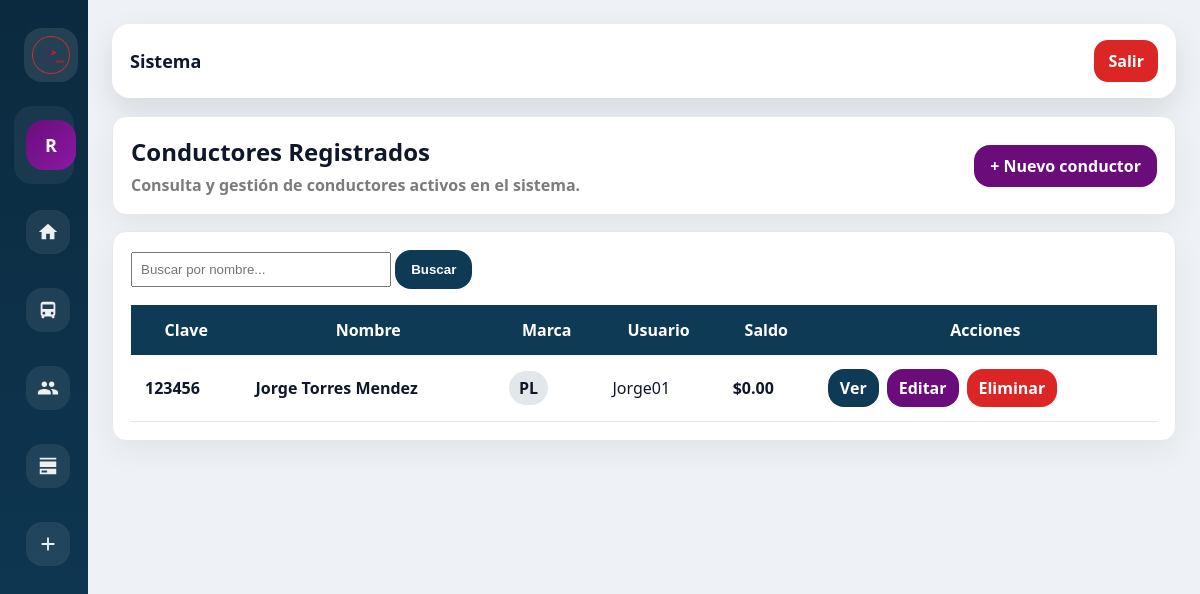
/conductores/ (signed in), run on the app's committed database.
### accounts/models.py (models this page shows, shortened)
class User(AbstractUser):
    class Roles(models.TextChoices):
        ADMIN = "admin", "Administrador"
        PRECEPTOR = "preceptor", "Preceptor"
        CONDUCTOR = "conductor", "Conductor"
        COMEDOR = "comedor", "Comedor"
        AUDITOR = "auditor", "Auditor"
    rol = models.CharField(
        max_length=20,
        choices=Roles.choices,
        default=Roles.CONDUCTOR
    )
    primer_ingreso = models.BooleanField(default=True)
    acepto_tyc = models.BooleanField(default=False)

class ConductorProfile(models.Model):
    class Marca(models.TextChoices):
        PL = "PL", "PL"
        GL = "GL", "GL"
    user = models.OneToOneField(
        User,
        on_delete=models.CASCADE,
        related_name="conductor_profile"
    )
    clave = models.CharField(
        max_length=20,
        unique=True,
        db_index=True
    )
    nombre = models.CharField(max_length=100)
    apellido_paterno = models.CharField(max_length=100)
    apellido_materno = models.CharField(max_length=100, blank=True, null=True)
    saldo = models.DecimalField(max_digits=10, decimal_places=2, default=0)
    marca = models.CharField(max_length=2, choices=Marca.choices)

### accounts/views.py (the view)
# urls.py: path("conductores/", views.conductores_list, name="conductores_list"),
@login_required
@user_passes_test(es_admin)
def conductores_list(request):
    conductores = ConductorProfile.objects.select_related("user")
    return render(request, "conductores/list.html", {
        "conductores": conductores
    })

### accounts/views.py (called while the page is built)
def es_admin(user):
    return user.is_authenticated and user.rol == "admin"

### templates/conductores/list.html (shortened to what this page needs)
{% extends "base.html" %}
{% block content %}
<div class="card" style="padding:18px;">
    <div style="display:flex; justify-content:space-between; align-items:center; gap:12px; flex-wrap:wrap;">
        <div>
            <h2 style="margin:0; font-weight:900;">
                Conductores Registrados
            </h2>
            <p style="margin:6px 0 0 0; color: var(--muted); font-weight:700;">
                Consulta y gestión de conductores activos en el sistema.
            </p>
        </div>
        <a href="{% url 'conductores_nuevo' %}"
           class="btn"
           style="background:#6a0d7b; color:white; padding:10px 16px;">
            + Nuevo conductor
        </a>
    </div>
</div>
<div class="card" style="padding:18px; margin-top:16px;">
    <form method="GET" style="margin-bottom:16px;">
        <input type="text"
               name="q"
               placeholder="Buscar por nombre..."
               value="{{ request.GET.q }}"
               style="padding:8px; width:260px;">
        <button class="btn btn-blue">
            Buscar
        </button>
    </form>
    {% if conductores %}
    <div style="overflow:auto;">
        <table style="width:100%; border-collapse:collapse; min-width:1000px;">
            <thead>
                <tr style="background:#0f3a56; color:white;">
                    <th style="padding:14px;">Clave</th>
                    <th style="padding:14px;">Nombre</th>
                    <th style="padding:14px;">Marca</th>
                    <th style="padding:14px;">Usuario</th>
                    <th style="padding:14px;">Saldo</th>
                    <th style="padding:14px;">Acciones</th>
                </tr>
            </thead>
            <tbody>
                {% for c in conductores %}
                <tr style="border-bottom:1px solid #e2e8f0;">
                    <td style="padding:14px; font-weight:900;">
                        {{ c.clave }}
                    </td>
                    <td style="padding:14px; font-weight:800;">
                        {{ c.nombre }} {{ c.apellido_paterno }} {{ c.apellido_materno }}
                    </td>
                    <td style="padding:14px;">
                        <span style="
                            padding:6px 10px;
                            border-radius:999px;
                            background:rgba(15,58,86,0.12);
                            font-weight:800;
                        ">
                            {{ c.marca|default:"--" }}
                        </span>
                    </td>
                    <td style="padding:14px;">
                        {{ c.user.username }}
                    </td>
                    <td style="padding:14px; font-weight:900;">
                        ${{ c.saldo }}
                    </td>
                    <td style="padding:14px;">
                        <div style="display:flex; gap:8px; flex-wrap:wrap;">
                            <a href="{% url 'conductor_detalle' c.clave %}"
                               class="btn"
                               style="background:#0f3a56; color:white; padding:8px 12px;">
                                Ver
                            </a>
                            <a href="{% url 'conductor_editar' c.clave %}"
                               class="btn"
                               style="background:#6a0d7b; color:white; padding:8px 12px;">
                                Editar
                            </a>
                            <a href="{% url 'conductor_eliminar' c.clave %}"
                               class="btn"
                               style="background:#dc2626; color:white; padding:8px 12px;"
                               onclick="return confirm('¿Seguro que quieres eliminar este conductor?');">
                                Eliminar
                            </a>
                        </div>
                    </td>
                </tr>
                {% endfor %}
            </tbody>
        </table>
    </div>
    {% else %}
        <p style="color:var(--muted); font-weight:800;">
            No hay conductores registrados.
        </p>
    {% endif %}
</div>
{% endblock %}

### templates/base.html (shortened to what this page needs)
{% load static %}
<!DOCTYPE html>
<html lang="es">
<head>
</head>
<body>
<div class="layout">
    <aside class="sidebar collapsed">
        <div class="brand">
            <img src="{% static 'img/logo.png' %}" alt="ADO">
        </div>
        {% if user.is_authenticated %}
        <div class="profile">
            <div class="avatar">
                {{ user.username|slice:":1"|upper }}
            </div>
        </div>
        {% endif %}
        <nav class="nav">
            {% if user.is_authenticated %}
                {% if user.is_superuser or user.rol == "admin" %}
                    <a href="{% url 'dashboard_admin' %}">
                        <div class="icon">
                            <svg viewBox="0 0 24 24"><path d="M10 20v-6h4v6h5v-8h3L12 3 2 12h3v8z"/></svg>
                        </div>
                    </a>
                {% endif %}
                {% endif %}
            {% if user.is_superuser or user.rol == "admin" %}
                <a href="{% url 'conductores_list' %}">
                    <div class="icon">
                    </div>
                </a>
                <a href="{% url 'usuarios_list' %}">
                    <div class="icon">
                        <svg viewBox="0 0 24 24"><path d="M16 11c1.66 0 2.99-1.34 2.99-3S17.66 5 16 5s-3 1.34-3 3 1.34 3 3 3zM8 11c1.66 0 2.99-1.34 2.99-3S9.66 5 8 5 5 6.34 5 8s1.34 3 3 3zm0 2c-2.33 0-7 1.17-7 3.5V19h14v-2.5C15 14.17 10.33 13 8 13zm8 0c-.29 0-.62.02-.97.05 1.16.84 1.97 1.97 1.97 3.45V19h6v-2.5c0-2.33-4.67-3.5-7-3.5z"/></svg>
                    </div>
                </a>
                <a href="/recargas/historial/">
                    <div class="icon">
                        <svg viewBox="0 0 24 24"><path d="M3 3h18v2H3V3zm0 4h18v6H3V7zm0 8h18v6H3v-6zm2 2v2h6v-2H5z"/></svg>
                    </div>
                </a>
                <a href="/recargas/nueva/">
                    <div class="icon">
                        <svg viewBox="0 0 24 24"><path d="M19 13H13v6h-2v-6H5v-2h6V5h2v6h6v2z"/></svg>
                    </div>
                </a>
            {% endif %}
        </nav>
    </aside>
    <main class="main">
        <div class="topbar">
            <h1>{% block page_title %}Sistema{% endblock %}</h1>
            {% if user.is_authenticated %}
                <a class="logout" href="{% url 'logout' %}">Salir</a>
            {% endif %}
        </div>
        <div class="content">
            {% block content %}{% endblock %}
        </div>
    </main>
</div>
</body>
</html>

### templates/base.html (style rules this page uses)
:root { --bg: #eef2f7; --card: #ffffff; --text: #0f172a; --muted: #64748b; --sidebar: #0b2a3f; --sidebar2: #0f3a56; --accent: #6a0d7b; --accent2: #8b1aa3; --radius: 18px; --shadow: 0 12px 30px rgba(0,0,0,0.10); }
* { box-sizing:border-box; }
body { margin:0; font-family: "Segoe UI", Arial, sans-serif; background: var(--bg); color: var(--text); }
.layout { display:flex; min-height:100vh; }
.sidebar { width: 270px; background: linear-gradient(180deg, var(--sidebar), var(--sidebar2)); color: white; padding: 18px 14px; position: sticky; top: 0; height: 100vh; transition: width 0.25s ease; overflow:hidden; }
.sidebar.collapsed { width: 88px; }
.brand { display:flex; align-items:center; gap: 12px; padding: 10px 10px; border-radius: 18px; margin-bottom: 14px; }
.brand img { width: 54px; height: 54px; border-radius: 18px; object-fit: cover; background: rgba(255,255,255,0.10); padding: 8px; }
.profile { margin-top: 10px; padding: 14px 12px; border-radius: 18px; background: rgba(255,255,255,0.06); display:flex; gap: 12px; align-items:center; }
.avatar { width: 50px; height: 50px; border-radius: 18px; background: linear-gradient(135deg, var(--accent), var(--accent2)); display:flex; align-items:center; justify-content:center; font-weight: 900; font-size: 18px; flex-shrink:0; }
.nav { display:flex; flex-direction:column; gap: 10px; margin-top: 14px; }
.nav a { display:flex; align-items:center; gap: 12px; padding: 12px 12px; border-radius: 18px; text-decoration:none; color: white; font-weight: 800; transition: .18s; white-space:nowrap; }
.icon { width: 44px; height: 44px; border-radius: 16px; background: rgba(255,255,255,0.08); display:flex; align-items:center; justify-content:center; flex-shrink:0; }
.icon svg { width: 22px; height: 22px; fill: white; opacity: .92; }
.main { flex:1; padding: 24px; }
.topbar { background: var(--card); border-radius: var(--radius); box-shadow: var(--shadow); padding: 16px 18px; display:flex; align-items:center; justify-content:space-between; margin-bottom: 18px; }
.topbar h1 { font-size: 18px; margin:0; font-weight: 900; }
.logout { background: #dc2626; color:white; border:none; padding: 10px 14px; border-radius: 14px; cursor:pointer; font-weight: 900; text-decoration:none; }
.content { margin-top: 10px; }
.card { background: var(--card); border-radius: var(--radius); box-shadow: var(--shadow); padding: 18px; position: relative; overflow:hidden; }
.btn { display:inline-flex; align-items:center; justify-content:center; gap: 10px; padding: 12px 16px; border-radius: 16px; font-weight: 900; text-decoration:none; border:none; cursor:pointer; transition: transform .15s ease, box-shadow .15s ease, opacity .15s ease; }
.btn-blue { background: #0f3a56; color: white !important; }
:root { --muted:#7c7c7c; --card:#ffffff; --border:#e7e7e7; }
.card { background:var(--card); border:1px solid var(--border); border-radius:14px; padding:0; box-shadow:0 10px 30px rgba(0,0,0,0.06); overflow:hidden; }
.btn-blue { background:#1f6feb; color:#fff; border:none; }
.btn-blue { background: #0f3a56; }

### data on the page
User: username "R"
ConductorProfile: clave "123456", nombre "Jorge", apellido_paterno "Torres", apellido_materno "Mendez", marca "PL", user.username "Jorge01", saldo "0.00"
